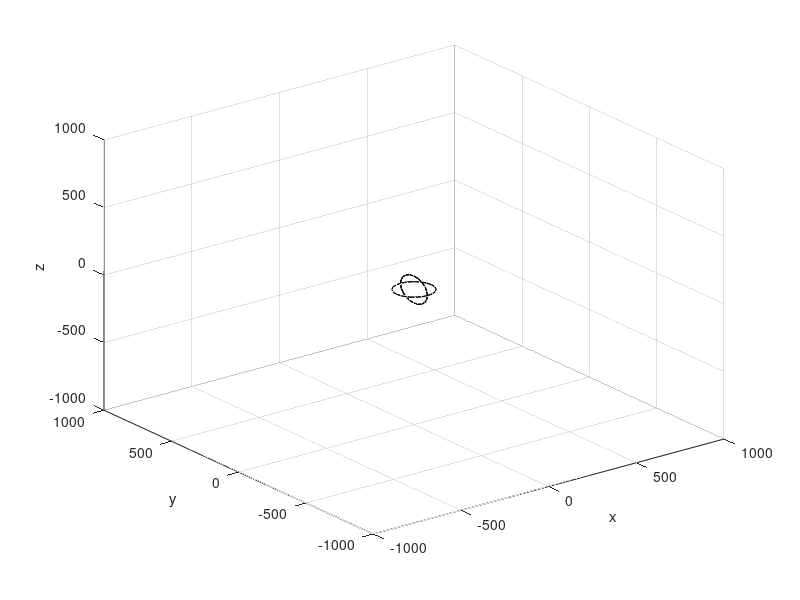

MATLAB code for this plot: (Note: this script raises an error after producing the figure.)
clear all;
clc;
%%set axis and figure
%myaxes = axes('xlim', [-2, 2],'ylim',[-2, 10],'zlim' ,[-1.5, 1.5]);
myaxes = axes('xlim', [-1000, 1000],'ylim',[-1000, 1000],'zlim' ,[-1000, 1000]);

view(3);
grid on;
%axis equal;
hold on;
xlabel('x')
ylabel('y')
zlabel('z')

%% generating the cylinder

[x,y,z] = cylinder([100, 100]);
h(1) = surface(x,y,z);
h(2) = surface(x,y,-z);
h(3) = surface(z,x,y);
h(4) = surface(-z,x,y);
% h(5) = surface(y,z,x,'FaceColor','magenta');
% h(6) = surface(y,-z,x,'FaceColor','yellow');

%% creating a group in matlab

combinedObject = hgtransform('Parent',myaxes);
set(h,'Parent', combinedObject);

drawnow

%% Defining the motion

longitude = 0:10;
latitude = [0 .1 .20 .40 .50 .80 1];
altitude = [0 .1 .20 .40 .50 .80 1];
bearing = 90;
%% step response

Kp = 25;
Kd = 15;
ki = 0;

num = [0, 1231.468, 1.6];
den = [2342269.5, 0, 87.808];
sys = tf(num, den);


error = 1;

c = pid(Kp,ki,Kd);
t = (0:0.1:20)';
tfinal  = t.^2;
T = feedback(sys*c,error);
Z = step(T, tfinal);
%% animation
for i = 1:length(Z)
    rotationOfCombinedObject = makehgtform('xrotate',(pi/180)*(bearing));
    set(combinedObject,'Matrix',rotationOfCombinedObject);

    TranslationOfCombinedObject = makehgtform('translate',[0, length(Z), 0]);
    set(combinedObject,'Matrix',TranslationOfCombinedObject)
    
    set(combinedObject,'Matrix',rotationOfCombinedObject*TranslationOfCombinedObject)
    
%TranslationOfCombinedObject = makehgtform('translate',[length(latitude), length(longitude), length(altitude)]);
%set(combinedObject,'Matrix',TranslationOfCombinedObject)

%pause(0.3)
end

figure(2)
plot(Z)
